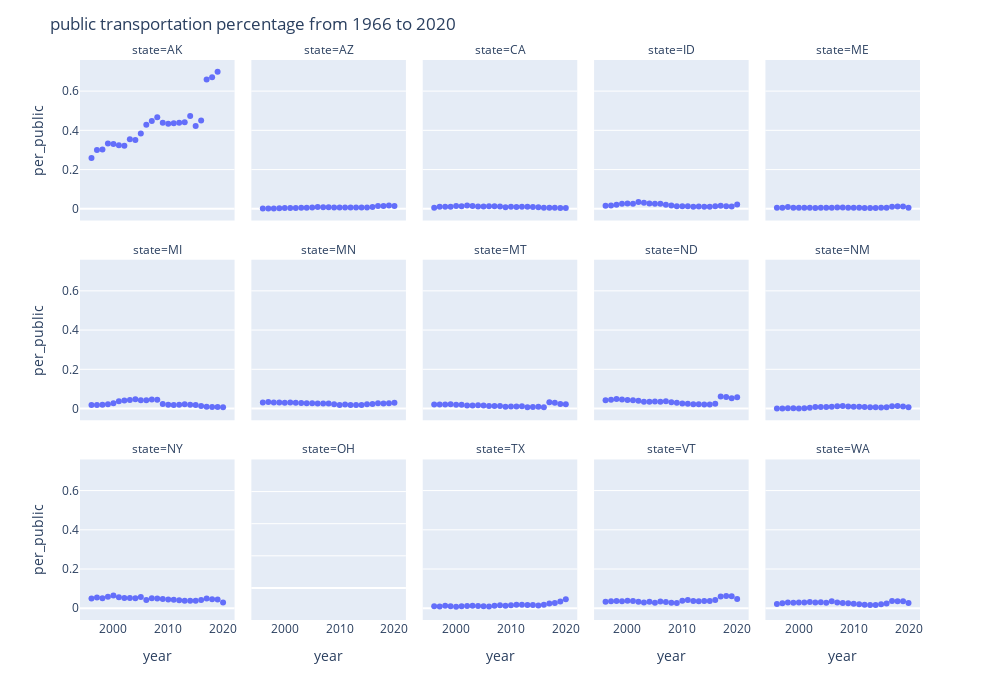

Here is the notebook cell this chart was saved with:
### Code cell
# Now, visualize public measure percentage

fig = px.scatter(pivot_pupri, x="year", y="per_public", facet_col="state",
       facet_col_wrap=5)

fig.update_layout(title="public transportation percentage from 1966 to 2020", 
                  width=1000, height=700)

fig.layout.yaxis2.update(matches=None)  # matches=none, reset y value
fig.update_xaxes(showgrid=False)
fig.show()

# Wow! Alaska has an outstanding high level of public transportation VS private

### Figure 1 — Plotly figure (JSON) as saved in the notebook; plotly's stock layout.template omitted (floating-point values rounded to 4 significant figures)
{"data": [{"hovertemplate": "state=AK<br>year=%{x}<br>per_public=%{y}<extra></extra>", "legendgroup": "", "marker": {"color": "#636efa", "symbol": "circle"}, "mode": "markers", "name": "", "showlegend": false, "type": "scatter", "x": ["1996", "1997", "1998", "1999", "2000", "2001", "2002", "2003", "2004", "2005", "2006", "2007", "2008", "2009", "2010", "2011", "2012", "2013", "2014", "2015", "2016", "2017", "2018", "2019", "2020"], "xaxis": "x11", "y": [0.2584, 0.3004, 0.3022, 0.3329, 0.3307, 0.3242, 0.3218, 0.3547, 0.3509, 0.3835, 0.4283, 0.4478, 0.4671, 0.4381, 0.4334, 0.4361, 0.4381, 0.4411, 0.4732, 0.4216, 0.4502, 0.6587, 0.6711, 0.6986, null], "yaxis": "y11"}, {"hovertemplate": "state=AZ<br>year=%{x}<br>per_public=%{y}<extra></extra>", "legendgroup": "", "marker": {"color": "#636efa", "symbol": "circle"}, "mode": "markers", "name": "", "showlegend": false, "type": "scatter", "x": ["1996", "1997", "1998", "1999", "2000", "2001", "2002", "2003", "2004", "2005", "2006", "2007", "2008", "2009", "2010", "2011", "2012", "2013", "2014", "2015", "2016", "2017", "2018", "2019", "2020"], "xaxis": "x12", "y": [0.0009387, 0.0009619, 0.001562, 0.002556, 0.004057, 0.004414, 0.00408, 0.00512, 0.00497, 0.006002, 0.009718, 0.008172, 0.007462, 0.006282, 0.006781, 0.007017, 0.006731, 0.006327, 0.006343, 0.00644, 0.008626, 0.01393, 0.01474, 0.01675, 0.0147], "yaxis": "y12"}, {"hovertemplate": "state=CA<br>year=%{x}<br>per_public=%{y}<extra></extra>", "legendgroup": "", "marker": {"color": "#636efa", "symbol": "circle"}, "mode": "markers", "name": "", "showlegend": false, "type": "scatter", "x": ["1996", "1997", "1998", "1999", "2000", "2001", "2002", "2003", "2004", "2005", "2006", "2007", "2008", "2009", "2010", "2011", "2012", "2013", "2014", "2015", "2016", "2017", "2018", "2019", "2020"], "xaxis": "x13", "y": [0.005469, 0.011, 0.01106, 0.01093, 0.01437, 0.01291, 0.01629, 0.01419, 0.01209, 0.01193, 0.01339, 0.01278, 0.01177, 0.008287, 0.00985, 0.009498, 0.01064, 0.00982, 0.009273, 0.007663, 0.005575, 0.005526, 0.005314, 0.004344, 0.004183], "yaxis": "y13"}, {"hovertemplate": "state=ID<br>year=%{x}<br>per_public=%{y}<extra></extra>", "legendgroup": "", "marker": {"color": "#636efa", "symbol": "circle"}, "mode": "markers", "name": "", "showlegend": false, "type": "scatter", "x": ["1996", "1997", "1998", "1999", "2000", "2001", "2002", "2003", "2004", "2005", "2006", "2007", "2008", "2009", "2010", "2011", "2012", "2013", "2014", "2015", "2016", "2017", "2018", "2019", "2020"], "xaxis": "x14", "y": [0.01583, 0.01735, 0.0211, 0.02612, 0.02699, 0.026, 0.03506, 0.03034, 0.02714, 0.02522, 0.02598, 0.02065, 0.01622, 0.01288, 0.01336, 0.01319, 0.01064, 0.01204, 0.01026, 0.009892, 0.01329, 0.01549, 0.01302, 0.01204, 0.02142], "yaxis": "y14"}, {"hovertemplate": "state=ME<br>year=%{x}<br>per_public=%{y}<extra></extra>", "legendgroup": "", "marker": {"color": "#636efa", "symbol": "circle"}, "mode": "markers", "name": "", "showlegend": false, "type": "scatter", "x": ["1996", "1997", "1998", "1999", "2000", "2001", "2002", "2003", "2004", "2005", "2006", "2007", "2008", "2009", "2010", "2011", "2012", "2013", "2014", "2015", "2016", "2017", "2018", "2019", "2020"], "xaxis": "x15", "y": [0.005048, 0.004789, 0.008863, 0.00527, 0.00561, 0.005338, 0.00579, 0.00434, 0.004883, 0.005374, 0.005376, 0.006203, 0.006172, 0.00499, 0.004985, 0.005, 0.004558, 0.004099, 0.004204, 0.004839, 0.005114, 0.01009, 0.01111, 0.01126, 0.004757], "yaxis": "y15"}, {"hovertemplate": "state=MI<br>year=%{x}<br>per_public=%{y}<extra></extra>", "legendgroup": "", "marker": {"color": "#636efa", "symbol": "circle"}, "mode": "markers", "name": "", "showlegend": false, "type": "scatter", "x": ["1996", "1997", "1998", "1999", "2000", "2001", "2002", "2003", "2004", "2005", "2006", "2007", "2008", "2009", "2010", "2011", "2012", "2013", "2014", "2015", "2016", "2017", "2018", "2019", "2020"], "xaxis": "x6", "y": [0.01806, 0.01787, 0.01956, 0.02148, 0.02635, 0.03753, 0.0403, 0.04394, 0.04685, 0.04269, 0.04231, 0.0457, 0.04451, 0.02263, 0.01975, 0.01806, 0.01929, 0.02166, 0.01923, 0.01812, 0.01337, 0.009351, 0.007534, 0.007704, 0.006116], "yaxis": "y6"}, {"hovertemplate": "state=MN<br>year=%{x}<br>per_public=%{y}<extra></extra>", "legendgroup": "", "marker": {"color": "#636efa", "symbol": "circle"}, "mode": "markers", "name": "", "showlegend": false, "type": "scatter", "x": ["1996", "1997", "1998", "1999", "2000", "2001", "2002", "2003", "2004", "2005", "2006", "2007", "2008", "2009", "2010", "2011", "2012", "2013", "2014", "2015", "2016", "2017", "2018", "2019", "2020"], "xaxis": "x7", "y": [0.03071, 0.03392, 0.03012, 0.03054, 0.02977, 0.03099, 0.02916, 0.02876, 0.0271, 0.02746, 0.02598, 0.02559, 0.02577, 0.02143, 0.01829, 0.02011, 0.01853, 0.01808, 0.01845, 0.02242, 0.02323, 0.02661, 0.02598, 0.02654, 0.02958], "yaxis": "y7"}, {"hovertemplate": "state=MT<br>year=%{x}<br>per_public=%{y}<extra></extra>", "legendgroup": "", "marker": {"color": "#636efa", "symbol": "circle"}, "mode": "markers", "name": "", "showlegend": false, "type": "scatter", "x": ["1996", "1997", "1998", "1999", "2000", "2001", "2002", "2003", "2004", "2005", "2006", "2007", "2008", "2009", "2010", "2011", "2012", "2013", "2014", "2015", "2016", "2017", "2018", "2019", "2020"], "xaxis": "x8", "y": [0.02051, 0.02039, 0.01999, 0.02201, 0.0197, 0.01937, 0.01531, 0.01498, 0.01646, 0.01496, 0.01295, 0.01352, 0.01342, 0.009534, 0.009818, 0.01061, 0.01126, 0.006217, 0.007864, 0.008828, 0.006361, 0.03264, 0.02938, 0.02254, 0.02213], "yaxis": "y8"}, {"hovertemplate": "state=ND<br>year=%{x}<br>per_public=%{y}<extra></extra>", "legendgroup": "", "marker": {"color": "#636efa", "symbol": "circle"}, "mode": "markers", "name": "", "showlegend": false, "type": "scatter", "x": ["1996", "1997", "1998", "1999", "2000", "2001", "2002", "2003", "2004", "2005", "2006", "2007", "2008", "2009", "2010", "2011", "2012", "2013", "2014", "2015", "2016", "2017", "2018", "2019", "2020"], "xaxis": "x9", "y": [0.04216, 0.04483, 0.04861, 0.04659, 0.04382, 0.04199, 0.03906, 0.034, 0.03494, 0.03587, 0.03394, 0.03656, 0.03224, 0.0297, 0.02609, 0.02447, 0.02184, 0.02173, 0.02099, 0.02116, 0.02461, 0.06095, 0.05889, 0.05246, 0.05796], "yaxis": "y9"}, {"hovertemplate": "state=NM<br>year=%{x}<br>per_public=%{y}<extra></extra>", "legendgroup": "", "marker": {"color": "#636efa", "symbol": "circle"}, "mode": "markers", "name": "", "showlegend": false, "type": "scatter", "x": ["1996", "1997", "1998", "1999", "2000", "2001", "2002", "2003", "2004", "2005", "2006", "2007", "2008", "2009", "2010", "2011", "2012", "2013", "2014", "2015", "2016", "2017", "2018", "2019", "2020"], "xaxis": "x10", "y": [0.0002203, 0.0007111, 0.001328, 0.0008287, 0.0006388, 0.001755, 0.003948, 0.007231, 0.007883, 0.007945, 0.008873, 0.01162, 0.01322, 0.01054, 0.008625, 0.008686, 0.008282, 0.006818, 0.006674, 0.005091, 0.006852, 0.01163, 0.01236, 0.01078, 0.005994], "yaxis": "y10"}, {"hovertemplate": "state=NY<br>year=%{x}<br>per_public=%{y}<extra></extra>", "legendgroup": "", "marker": {"color": "#636efa", "symbol": "circle"}, "mode": "markers", "name": "", "showlegend": false, "type": "scatter", "x": ["1996", "1997", "1998", "1999", "2000", "2001", "2002", "2003", "2004", "2005", "2006", "2007", "2008", "2009", "2010", "2011", "2012", "2013", "2014", "2015", "2016", "2017", "2018", "2019", "2020"], "xaxis": "x", "y": [0.04956, 0.05486, 0.05151, 0.05911, 0.06475, 0.0568, 0.05238, 0.05189, 0.0509, 0.05683, 0.04212, 0.05064, 0.04987, 0.04667, 0.04463, 0.0429, 0.04052, 0.03858, 0.03826, 0.03819, 0.04199, 0.04934, 0.04623, 0.0446, 0.02959], "yaxis": "y"}, {"hovertemplate": "state=OH<br>year=%{x}<br>per_public=%{y}<extra></extra>", "legendgroup": "", "marker": {"color": "#636efa", "symbol": "circle"}, "mode": "markers", "name": "", "showlegend": false, "type": "scatter", "x": ["2018", "2019"], "xaxis": "x2", "y": [null, null], "yaxis": "y2"}, {"hovertemplate": "state=TX<br>year=%{x}<br>per_public=%{y}<extra></extra>", "legendgroup": "", "marker": {"color": "#636efa", "symbol": "circle"}, "mode": "markers", "name": "", "showlegend": false, "type": "scatter", "x": ["1996", "1997", "1998", "1999", "2000", "2001", "2002", "2003", "2004", "2005", "2006", "2007", "2008", "2009", "2010", "2011", "2012", "2013", "2014", "2015", "2016", "2017", "2018", "2019", "2020"], "xaxis": "x3", "y": [0.009685, 0.009099, 0.01265, 0.01011, 0.008238, 0.01003, 0.01178, 0.01238, 0.01161, 0.0105, 0.009232, 0.01268, 0.01504, 0.01269, 0.01555, 0.01847, 0.01814, 0.0172, 0.01624, 0.01451, 0.01796, 0.02494, 0.02662, 0.03428, 0.04631], "yaxis": "y3"}, {"hovertemplate": "state=VT<br>year=%{x}<br>per_public=%{y}<extra></extra>", "legendgroup": "", "marker": {"color": "#636efa", "symbol": "circle"}, "mode": "markers", "name": "", "showlegend": false, "type": "scatter", "x": ["1996", "1997", "1998", "1999", "2000", "2001", "2002", "2003", "2004", "2005", "2006", "2007", "2008", "2009", "2010", "2011", "2012", "2013", "2014", "2015", "2016", "2017", "2018", "2019", "2020"], "xaxis": "x4", "y": [0.03384, 0.03566, 0.03739, 0.03518, 0.03845, 0.03729, 0.03321, 0.02989, 0.03266, 0.02804, 0.03444, 0.03205, 0.02801, 0.02656, 0.03841, 0.04204, 0.03705, 0.03586, 0.03643, 0.03765, 0.04197, 0.05963, 0.06265, 0.0619, 0.0477], "yaxis": "y4"}, {"hovertemplate": "state=WA<br>year=%{x}<br>per_public=%{y}<extra></extra>", "legendgroup": "", "marker": {"color": "#636efa", "symbol": "circle"}, "mode": "markers", "name": "", "showlegend": false, "type": "scatter", "x": ["1996", "1997", "1998", "1999", "2000", "2001", "2002", "2003", "2004", "2005", "2006", "2007", "2008", "2009", "2010", "2011", "2012", "2013", "2014", "2015", "2016", "2017", "2018", "2019", "2020"], "xaxis": "x5", "y": [0.02212, 0.0261, 0.02907, 0.02797, 0.02954, 0.02923, 0.03229, 0.02904, 0.03022, 0.0276, 0.03552, 0.02985, 0.02741, 0.02597, 0.02326, 0.02056, 0.01794, 0.01711, 0.01725, 0.01997, 0.02463, 0.03688, 0.03536, 0.0353, 0.02655], "yaxis": "y5"}], "layout": {"annotations": [{"font": {}, "showarrow": false, "text": "state=NY", "x": 0.092, "xanchor": "center", "xref": "paper", "y": 0.2867, "yanchor": "bottom", "yref": "paper"}, {"font": {}, "showarrow": false, "text": "state=OH", "x": 0.296, "xanchor": "center", "xref": "paper", "y": 0.2867, "yanchor": "bottom", "yref": "paper"}, {"font": {}, "showarrow": false, "text": "state=TX", "x": 0.5, "xanchor": "center", "xref": "paper", "y": 0.2867, "yanchor": "bottom", "yref": "paper"}, {"font": {}, "showarrow": false, "text": "state=VT", "x": 0.704, "xanchor": "center", "xref": "paper", "y": 0.2867, "yanchor": "bottom", "yref": "paper"}, {"font": {}, "showarrow": false, "text": "state=WA", "x": 0.908, "xanchor": "center", "xref": "paper", "y": 0.2867, "yanchor": "bottom", "yref": "paper"}, {"font": {}, "showarrow": false, "text": "state=MI", "x": 0.092, "xanchor": "center", "xref": "paper", "y": 0.6433, "yanchor": "bottom", "yref": "paper"}, {"font": {}, "showarrow": false, "text": "state=MN", "x": 0.296, "xanchor": "center", "xref": "paper", "y": 0.6433, "yanchor": "bottom", "yref": "paper"}, {"font": {}, "showarrow": false, "text": "state=MT", "x": 0.5, "xanchor": "center", "xref": "paper", "y": 0.6433, "yanchor": "bottom", "yref": "paper"}, {"font": {}, "showarrow": false, "text": "state=ND", "x": 0.704, "xanchor": "center", "xref": "paper", "y": 0.6433, "yanchor": "bottom", "yref": "paper"}, {"font": {}, "showarrow": false, "text": "state=NM", "x": 0.908, "xanchor": "center", "xref": "paper", "y": 0.6433, "yanchor": "bottom", "yref": "paper"}, {"font": {}, "showarrow": false, "text": "state=AK", "x": 0.092, "xanchor": "center", "xref": "paper", "y": 1.0, "yanchor": "bottom", "yref": "paper"}, {"font": {}, "showarrow": false, "text": "state=AZ", "x": 0.296, "xanchor": "center", "xref": "paper", "y": 1.0, "yanchor": "bottom", "yref": "paper"}, {"font": {}, "showarrow": false, "text": "state=CA", "x": 0.5, "xanchor": "center", "xref": "paper", "y": 1.0, "yanchor": "bottom", "yref": "paper"}, {"font": {}, "showarrow": false, "text": "state=ID", "x": 0.704, "xanchor": "center", "xref": "paper", "y": 1.0, "yanchor": "bottom", "yref": "paper"}, {"font": {}, "showarrow": false, "text": "state=ME", "x": 0.908, "xanchor": "center", "xref": "paper", "y": 1.0, "yanchor": "bottom", "yref": "paper"}], "height": 700, "legend": {"tracegroupgap": 0}, "margin": {"t": 60}, "title": {"text": "public transportation percentage from 1966 to 2020"}, "width": 1000, "xaxis": {"anchor": "y", "domain": [0, 0.184], "showgrid": false, "title": {"text": "year"}}, "xaxis10": {"anchor": "y10", "domain": [0.816, 1], "matches": "x", "showgrid": false, "showticklabels": false}, "xaxis11": {"anchor": "y11", "domain": [0, 0.184], "matches": "x", "showgrid": false, "showticklabels": false}, "xaxis12": {"anchor": "y12", "domain": [0.204, 0.388], "matches": "x", "showgrid": false, "showticklabels": false}, "xaxis13": {"anchor": "y13", "domain": [0.408, 0.592], "matches": "x", "showgrid": false, "showticklabels": false}, "xaxis14": {"anchor": "y14", "domain": [0.612, 0.796], "matches": "x", "showgrid": false, "showticklabels": false}, "xaxis15": {"anchor": "y15", "domain": [0.816, 1], "matches": "x", "showgrid": false, "showticklabels": false}, "xaxis2": {"anchor": "y2", "domain": [0.204, 0.388], "matches": "x", "showgrid": false, "title": {"text": "year"}}, "xaxis3": {"anchor": "y3", "domain": [0.408, 0.592], "matches": "x", "showgrid": false, "title": {"text": "year"}}, "xaxis4": {"anchor": "y4", "domain": [0.612, 0.796], "matches": "x", "showgrid": false, "title": {"text": "year"}}, "xaxis5": {"anchor": "y5", "domain": [0.816, 1], "matches": "x", "showgrid": false, "title": {"text": "year"}}, "xaxis6": {"anchor": "y6", "domain": [0, 0.184], "matches": "x", "showgrid": false, "showticklabels": false}, "xaxis7": {"anchor": "y7", "domain": [0.204, 0.388], "matches": "x", "showgrid": false, "showticklabels": false}, "xaxis8": {"anchor": "y8", "domain": [0.408, 0.592], "matches": "x", "showgrid": false, "showticklabels": false}, "xaxis9": {"anchor": "y9", "domain": [0.612, 0.796], "matches": "x", "showgrid": false, "showticklabels": false}, "yaxis": {"anchor": "x", "domain": [0, 0.2867], "title": {"text": "per_public"}}, "yaxis10": {"anchor": "x10", "domain": [0.3567, 0.6433], "matches": "y", "showticklabels": false}, "yaxis11": {"anchor": "x11", "domain": [0.7133, 1.0], "matches": "y", "title": {"text": "per_public"}}, "yaxis12": {"anchor": "x12", "domain": [0.7133, 1.0], "matches": "y", "showticklabels": false}, "yaxis13": {"anchor": "x13", "domain": [0.7133, 1.0], "matches": "y", "showticklabels": false}, "yaxis14": {"anchor": "x14", "domain": [0.7133, 1.0], "matches": "y", "showticklabels": false}, "yaxis15": {"anchor": "x15", "domain": [0.7133, 1.0], "matches": "y", "showticklabels": false}, "yaxis2": {"anchor": "x2", "domain": [0, 0.2867], "showticklabels": false}, "yaxis3": {"anchor": "x3", "domain": [0, 0.2867], "matches": "y", "showticklabels": false}, "yaxis4": {"anchor": "x4", "domain": [0, 0.2867], "matches": "y", "showticklabels": false}, "yaxis5": {"anchor": "x5", "domain": [0, 0.2867], "matches": "y", "showticklabels": false}, "yaxis6": {"anchor": "x6", "domain": [0.3567, 0.6433], "matches": "y", "title": {"text": "per_public"}}, "yaxis7": {"anchor": "x7", "domain": [0.3567, 0.6433], "matches": "y", "showticklabels": false}, "yaxis8": {"anchor": "x8", "domain": [0.3567, 0.6433], "matches": "y", "showticklabels": false}, "yaxis9": {"anchor": "x9", "domain": [0.3567, 0.6433], "matches": "y", "showticklabels": false}}}
